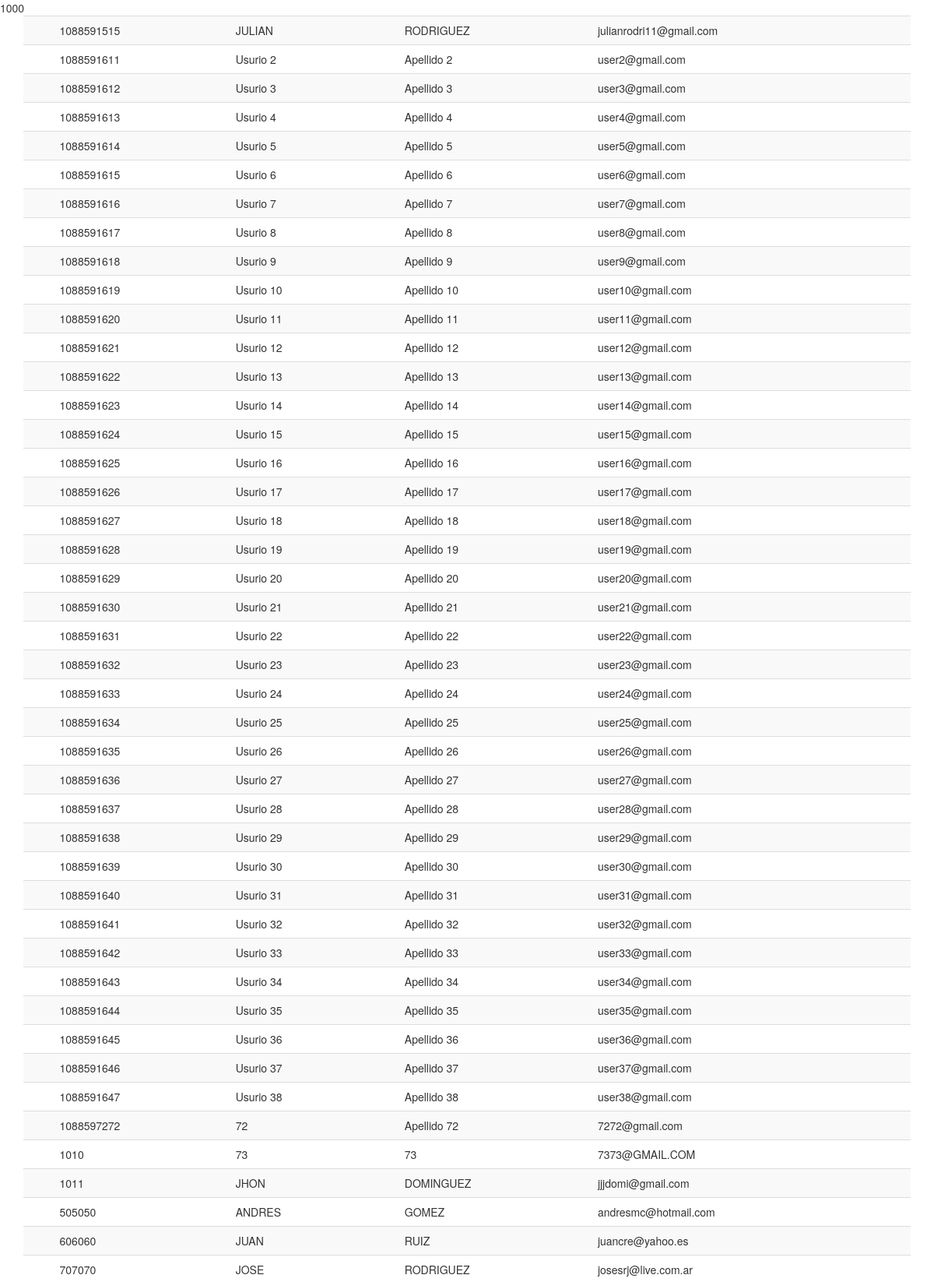
The page /agregar_estu_evaluacion.php?ideval=1000 (upper part) on the database its author committed.
### tables this page shows
CREATE TABLE `usuario` (
  `idusuario` int(11) NOT NULL,
  `tipoidentificacion` varchar(45) DEFAULT NULL,
  `numero_ide` varchar(45) DEFAULT NULL,
  `primer_nombre` varchar(45) DEFAULT NULL,
  `segundo_nombre` varchar(45) DEFAULT NULL,
  `primer_apellido` varchar(45) DEFAULT NULL,
  `segundo_apellido` varchar(45) DEFAULT NULL,
  `correo` varchar(45) DEFAULT NULL,
  `telefono` varchar(45) DEFAULT NULL,
  `direccion` varchar(45) DEFAULT NULL,
  `fecha_nac` varchar(45) DEFAULT NULL,
  `fk_idtipo_usuario` int(11) NOT NULL
);

### agregar_estu_evaluacion.php (the view, shortened to what this page needs)
<!doctype html>
<html>
<head>
</head>
<?php include_once("inc/estilos.php");
?>
<body>
<?php
	$conexion = new Conexion();
	if(empty($_GET["ideval"]) or !isset($_GET["ideval"]))
	{
	echo "Debe ingresar un dato numerico";
	}else
	{
	echo $ide_evaluacion=$_GET["ideval"];
    $consulta=mysqli_query($conexion,"select * from usuario");
    ?>
    <div class="container">
	<div class="table-responsive">
	<table class="table table-striped">
	<?php
	while($filas=mysqli_fetch_array($consulta))
	{	echo"<tr onClick=adicionar_aevaluacion('".$filas['numero_ide']."') ><td></td>";
		echo "<td>".$cedula=$filas['numero_ide']."</td>    ";
		echo "<td>".$cedula=$filas['primer_nombre']."</td>    ";
		echo "<td>".$cedula=$filas['primer_apellido']."</td>    ";
		echo "<td>".$cedula=$filas['correo']."</td>  </tr>";
	}
	?>
    </table>
    </div>
    </div>
<?php 	} ?>
</body>
</html>

### rows shown on the page
usuario: numero_ide "1088591515", primer_nombre "JULIAN", primer_apellido "RODRIGUEZ", correo "julianrodri11@gmail.com"
usuario: numero_ide "1088591611", primer_nombre "Usurio 2", primer_apellido "Apellido 2", correo "user2@gmail.com"
usuario: numero_ide "1088591612", primer_nombre "Usurio 3", primer_apellido "Apellido 3", correo "user3@gmail.com"
usuario: numero_ide "1088591613", primer_nombre "Usurio 4", primer_apellido "Apellido 4", correo "user4@gmail.com"
usuario: numero_ide "1088591614", primer_nombre "Usurio 5", primer_apellido "Apellido 5", correo "user5@gmail.com"
usuario: numero_ide "1088591615", primer_nombre "Usurio 6", primer_apellido "Apellido 6", correo "user6@gmail.com"
usuario: numero_ide "1088591616", primer_nombre "Usurio 7", primer_apellido "Apellido 7", correo "user7@gmail.com"
usuario: numero_ide "1088591617", primer_nombre "Usurio 8", primer_apellido "Apellido 8", correo "user8@gmail.com"
usuario: numero_ide "1088591618", primer_nombre "Usurio 9", primer_apellido "Apellido 9", correo "user9@gmail.com"
usuario: numero_ide "1088591619", primer_nombre "Usurio 10", primer_apellido "Apellido 10", correo "user10@gmail.com"
usuario: numero_ide "1088591620", primer_nombre "Usurio 11", primer_apellido "Apellido 11", correo "user11@gmail.com"
usuario: numero_ide "1088591621", primer_nombre "Usurio 12", primer_apellido "Apellido 12", correo "user12@gmail.com"
usuario: numero_ide "1088591622", primer_nombre "Usurio 13", primer_apellido "Apellido 13", correo "user13@gmail.com"
usuario: numero_ide "1088591623", primer_nombre "Usurio 14", primer_apellido "Apellido 14", correo "user14@gmail.com"
usuario: numero_ide "1088591624", primer_nombre "Usurio 15", primer_apellido "Apellido 15", correo "user15@gmail.com"
usuario: numero_ide "1088591625", primer_nombre "Usurio 16", primer_apellido "Apellido 16", correo "user16@gmail.com"
usuario: numero_ide "1088591626", primer_nombre "Usurio 17", primer_apellido "Apellido 17", correo "user17@gmail.com"
usuario: numero_ide "1088591627", primer_nombre "Usurio 18", primer_apellido "Apellido 18", correo "user18@gmail.com"
usuario: numero_ide "1088591628", primer_nombre "Usurio 19", primer_apellido "Apellido 19", correo "user19@gmail.com"
usuario: numero_ide "1088591629", primer_nombre "Usurio 20", primer_apellido "Apellido 20", correo "user20@gmail.com"
usuario: numero_ide "1088591630", primer_nombre "Usurio 21", primer_apellido "Apellido 21", correo "user21@gmail.com"
usuario: numero_ide "1088591631", primer_nombre "Usurio 22", primer_apellido "Apellido 22", correo "user22@gmail.com"
usuario: numero_ide "1088591632", primer_nombre "Usurio 23", primer_apellido "Apellido 23", correo "user23@gmail.com"
usuario: numero_ide "1088591633", primer_nombre "Usurio 24", primer_apellido "Apellido 24", correo "user24@gmail.com"
usuario: numero_ide "1088591634", primer_nombre "Usurio 25", primer_apellido "Apellido 25", correo "user25@gmail.com"
usuario: numero_ide "1088591635", primer_nombre "Usurio 26", primer_apellido "Apellido 26", correo "user26@gmail.com"
usuario: numero_ide "1088591636", primer_nombre "Usurio 27", primer_apellido "Apellido 27", correo "user27@gmail.com"
usuario: numero_ide "1088591637", primer_nombre "Usurio 28", primer_apellido "Apellido 28", correo "user28@gmail.com"
usuario: numero_ide "1088591638", primer_nombre "Usurio 29", primer_apellido "Apellido 29", correo "user29@gmail.com"
usuario: numero_ide "1088591639", primer_nombre "Usurio 30", primer_apellido "Apellido 30", correo "user30@gmail.com"
usuario: numero_ide "1088591640", primer_nombre "Usurio 31", primer_apellido "Apellido 31", correo "user31@gmail.com"
usuario: numero_ide "1088591641", primer_nombre "Usurio 32", primer_apellido "Apellido 32", correo "user32@gmail.com"
usuario: numero_ide "1088591642", primer_nombre "Usurio 33", primer_apellido "Apellido 33", correo "user33@gmail.com"
usuario: numero_ide "1088591643", primer_nombre "Usurio 34", primer_apellido "Apellido 34", correo "user34@gmail.com"
usuario: numero_ide "1088591644", primer_nombre "Usurio 35", primer_apellido "Apellido 35", correo "user35@gmail.com"
usuario: numero_ide "1088591645", primer_nombre "Usurio 36", primer_apellido "Apellido 36", correo "user36@gmail.com"
usuario: numero_ide "1088591646", primer_nombre "Usurio 37", primer_apellido "Apellido 37", correo "user37@gmail.com"
usuario: numero_ide "1088591647", primer_nombre "Usurio 38", primer_apellido "Apellido 38", correo "user38@gmail.com"
usuario: numero_ide "1088597272", primer_nombre "72", primer_apellido "Apellido 72", correo "7272@gmail.com"
usuario: numero_ide "1010", primer_nombre "73", primer_apellido "73", correo "7373@GMAIL.COM"
usuario: numero_ide "1011", primer_nombre "JHON", primer_apellido "DOMINGUEZ", correo "jjjdomi@gmail.com"
usuario: numero_ide "505050", primer_nombre "ANDRES", primer_apellido "GOMEZ", correo "andresmc@hotmail.com"
usuario: numero_ide "606060", primer_nombre "JUAN", primer_apellido "RUIZ", correo "juancre@yahoo.es"
usuario: numero_ide "707070", primer_nombre "JOSE", primer_apellido "RODRIGUEZ", correo "josesrj@live.com.ar"

### other values the page prints
$ide_evaluacion=$_GET["ideval"] "1000"
